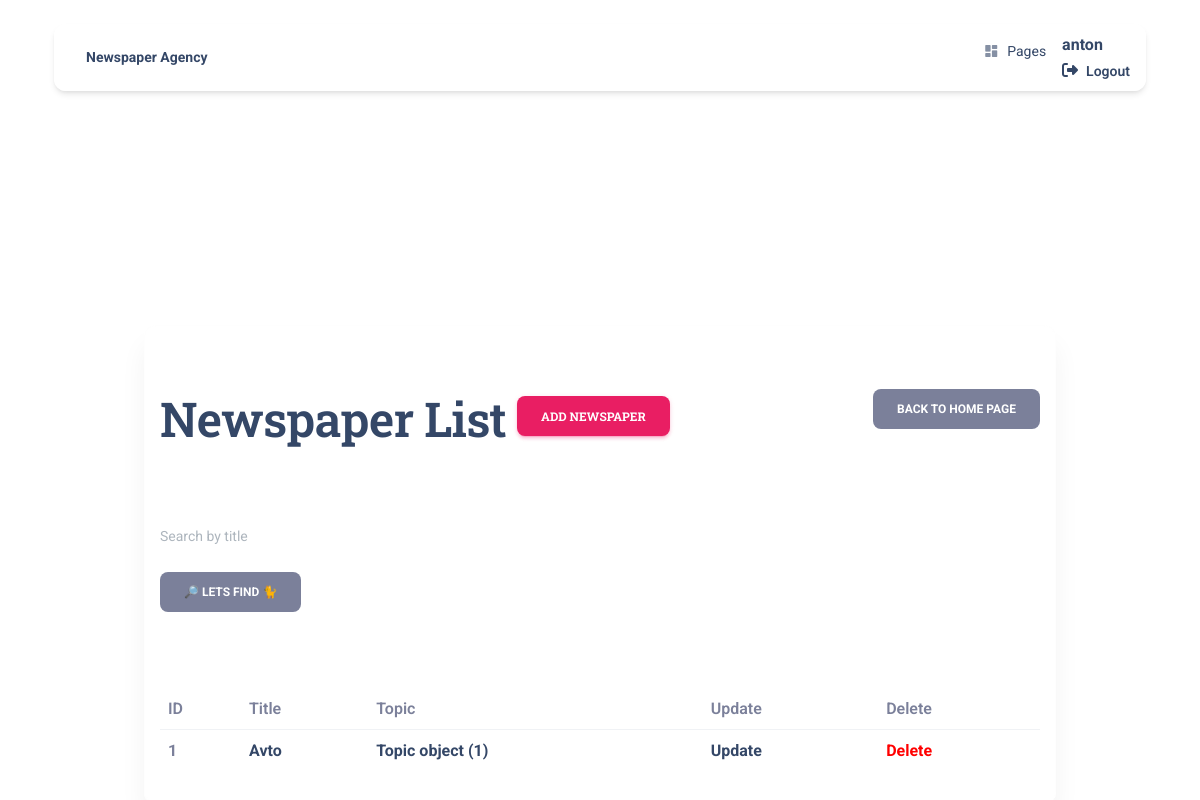
The app's page /newspapers/ (signed in), older data.
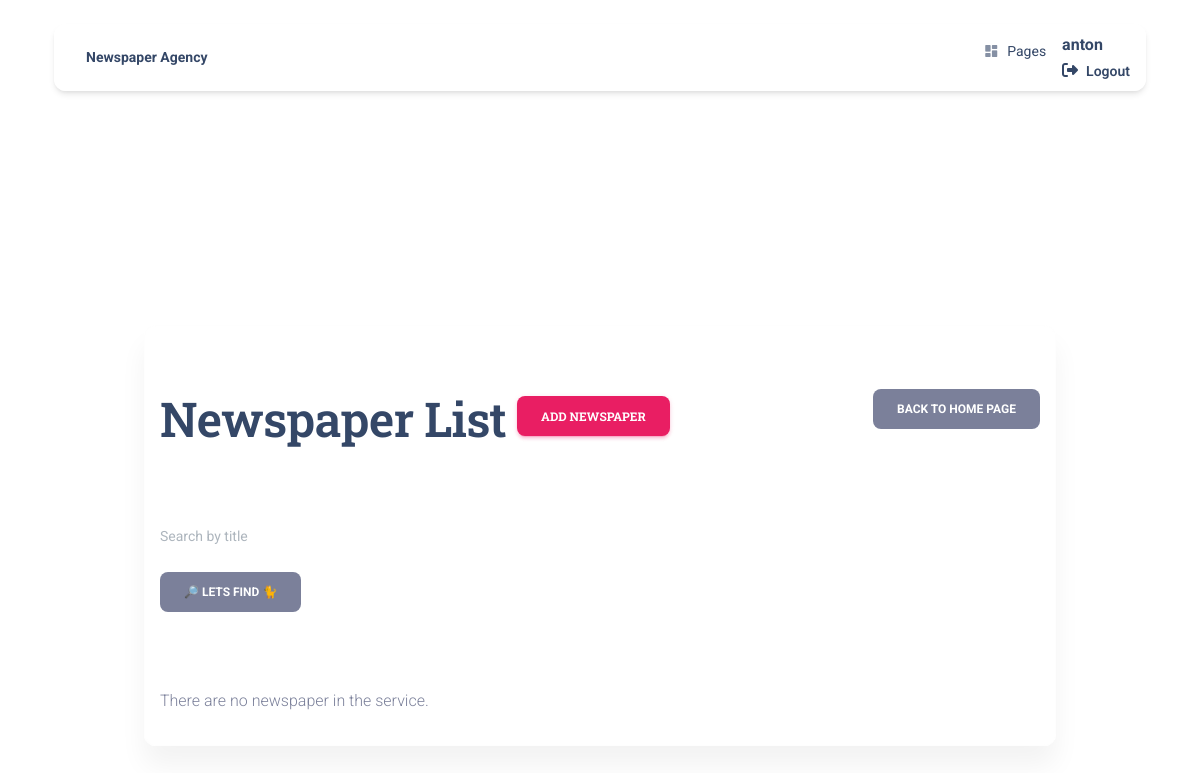
The same page, newer data.
### topic/models.py (models this page shows, shortened)
class Newspaper(models.Model):
    title = models.CharField(max_length=255)
    content = models.TextField()
    publish_date = models.DateField()
    topic = models.ForeignKey(Topic, on_delete=models.CASCADE)
    publishers = models.ManyToManyField(Redactor)

class Topic(models.Model):
    name = models.CharField(max_length=255, unique=True)

### topic/views.py (the view)
class NewspaperListView(LoginRequiredMixin, generic.ListView):
    model = Newspaper
    paginate_by = 10
    def get_context_data(self, *, object_list=None, **kwargs):
        context = super(NewspaperListView, self).get_context_data(**kwargs)
        title = self.request.GET.get("title", "")
        context["search_form"] = NewspaperSearchForm(
            initial={"title": title}
        )
        return context
    def get_queryset(self):
        queryset = Newspaper.objects.all()
        form = NewspaperSearchForm(self.request.GET)
        if form.is_valid():
            return queryset.filter(title__icontains=form.cleaned_data["title"])
        return queryset

### topic/forms.py
class NewspaperSearchForm(forms.Form):
    title = forms.CharField(
        max_length=255,
        required=True,
        label="",
        widget=forms.TextInput(attrs={"placeholder": "Search by title", })
    )

### templates/topic/newspaper_list.html (shortened to what this page needs)
{% extends 'layouts/base.html' %}
{% load crispy_forms_tags %}
{% load crispy_forms_filters %}
{% block content %}
    <br><br><br><br>
<br>
<div class="container">
   <br><br>
  <div class="card card-body blur shadow-blur mx-3 mx-lg-4 mt-n1"  >
            <section class="my-4 py-4" >
              <a style="float:right" href="{% url 'newspaper_agency:index' %}" class="btn btn-secondary link-to-page">
      back to home page
    </a>
   <h1>
      Newspaper List
      <a href="{% url 'newspaper_agency:newspaper-create' %}" class="btn btn-primary link-to-page">
        Add Newspaper
      </a>
    </h1>
            </section>
<form method="get" action="" class="form-control" >
  {{ search_form|crispy }}
  <input class="btn btn-secondary" type="submit" value="🔎 lets find 🐈">
</form>
              <br>
<br>
    {% if newspaper_list %}
    <table class="table">
      <tr>
        <th>ID</th>
        <th>Title</th>
        <th>Topic</th>
        <th>Update</th>
        <th>Delete</th>
      </tr>
    {% for news in newspaper_list %}
      <tr>
        <td>{{ news.id }}</td>
        <td><a href="{% url 'newspaper_agency:newspaper-detail' pk=news.id %} "><strong>{{ news.title }}</strong></a> </td>
        <td><a href="{% url 'newspaper_agency:topic-detail' pk=news.id %} "><strong>{{ news.topic }}</strong></a> </td>
        <td><a href="{% url 'newspaper_agency:newspaper-update' pk=news.id %}">Update</a></td>
        <td><a style="color: red" href="{% url 'newspaper_agency:newspaper-delete' pk=news.id %}">Delete</a></td>
      </tr>
    {% endfor %}
    </table>
    {% else %}
      <p>There are no newspaper in the service.</p>
    {% endif %}
  </div>
</div>
 {% endblock %}

Row changes from the older to the newer data that the page shows:
removed Newspaper: id "1", title "Avto", topic "Topic object (1)"
Text that changed along with them:
text no longer shown: "ID Title Topic Update Delete"
text now shown: "There are no newspaper in the service."
